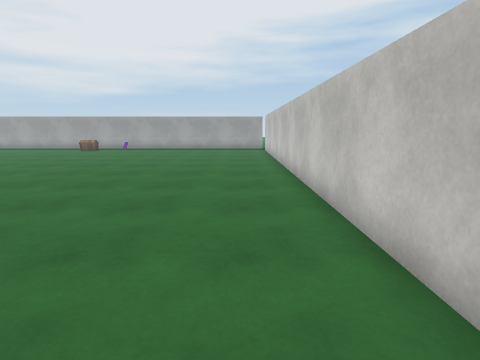
View 1 (above)

16 first-person views from a walk through a Unity game level. The camera is 1.4 m above the floor, tilts 10° down and sees 80° across. The floor is counted in squares, 1 m on a side. Each view is taken from the middle of a square. On the plan, view 1 faces up. The plan holds only what a view shows up to about 14 squares ahead; the rest is blank. The place goes on beyond the plan. The player character is not drawn. Surface patterns are stand-ins for the level's own textures.

View 2
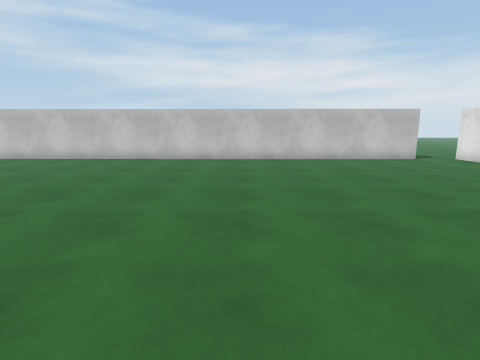

View 3
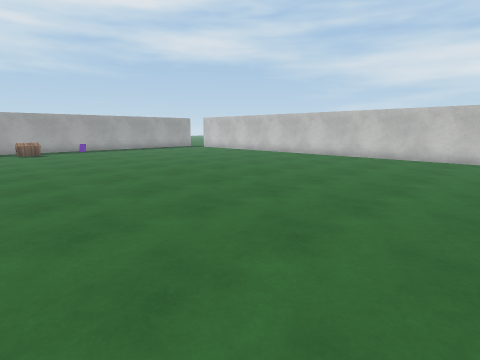

View 4
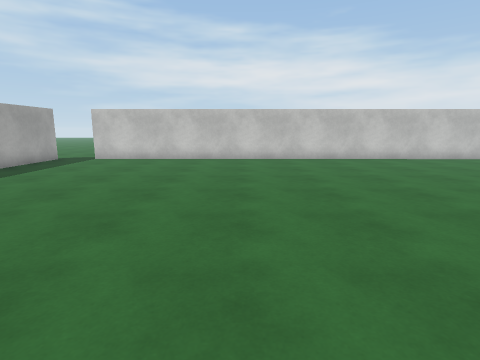

View 5
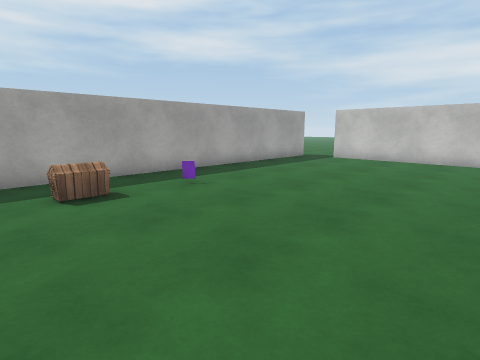

View 6
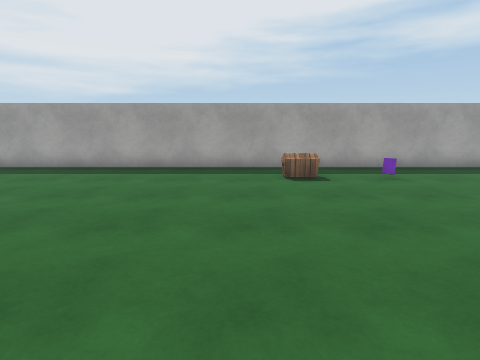

View 7
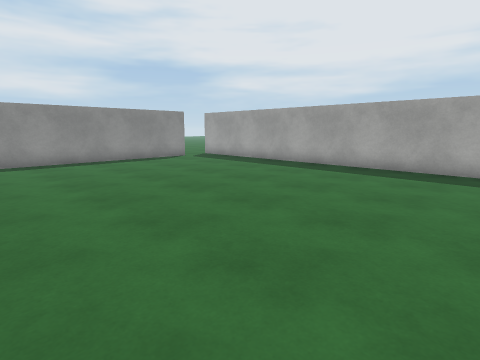

View 8
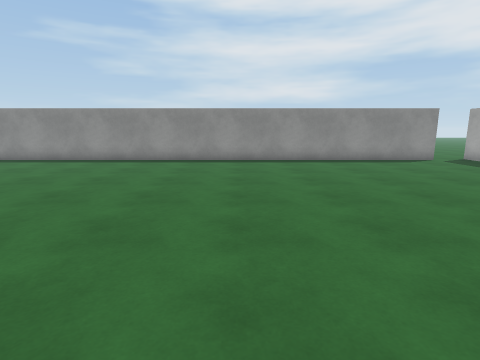

View 9
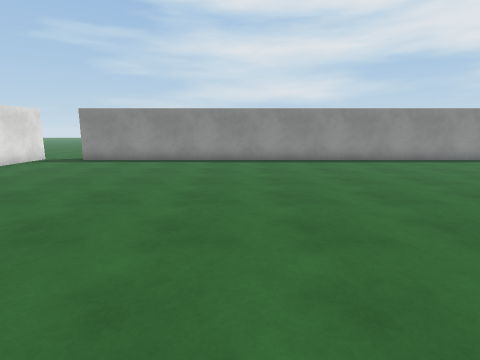

View 10
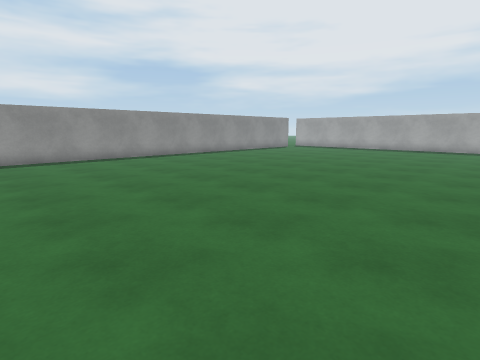

View 11
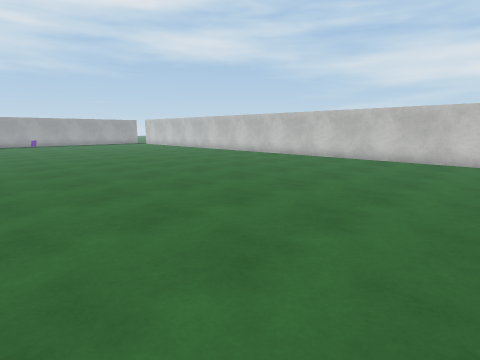

View 12
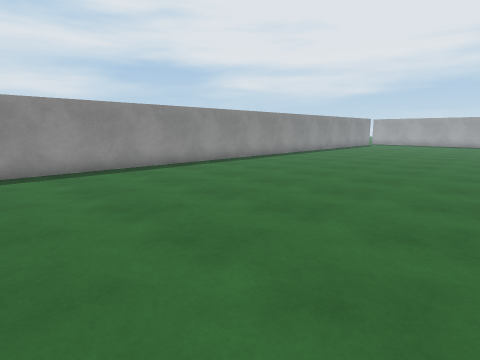

View 13
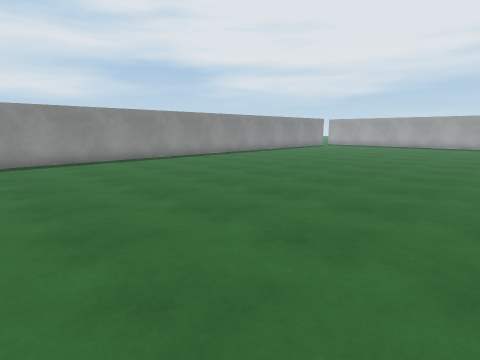

View 14
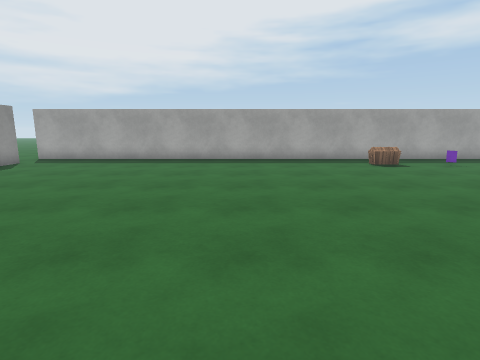

View 15
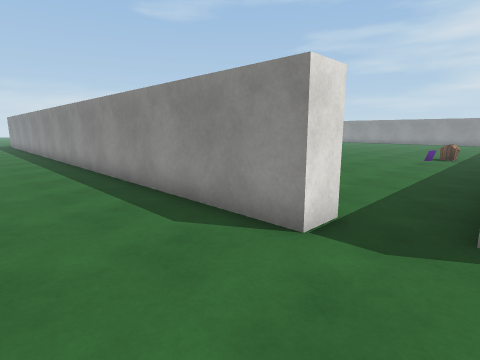

View 16
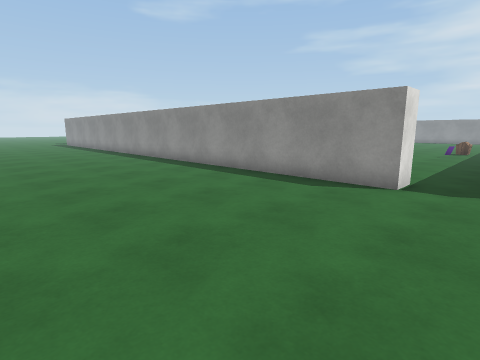

### Floor plan
Points are (right, up) in squares from view 1. A wall is a line through its corners. A room is listed if a view was taken in it or the views show most of it. See-through windows are left out.
Room 1 (views 1, 2, 3, 4, 5, 6, 7, 8, 9, 10, 11, 12, 13, 14)
walls: (-25.3, 20.1) (-25.4, -7.4); (1.7, -7.5) (1.7, 20); (1.8, 21.7) (-24.6, 21.7)
ways out: opening at (2, 21) to room 2; opening at (-25.5, 21)
objects: other object (-11, 19) to (-10, 20)
Room 2 (views 15, 16)
walls: (1.7, 20) (2.7, 20) (2.7, 5.2)
ways out: opening at (2, 21) to room 1

Where each view was taken, in squares from view 1:
view 1: 0 up, 0 right, facing up
view 2: 1 up, 12 left, facing right
view 3: 1 up, 13 left, facing up-right
view 4: 13 up, 12 left, facing right
view 5: 13 up, 12 left, facing up-right
view 6: 11 up, 12 left, facing up
view 7: 11 up, 12 left, facing up-left
view 8: 11 up, 12 left, facing left
view 9: 0 up, 12 left, facing left
view 10: 0 up, 11 left, facing up-left
view 11: 7 down, 12 left, facing up-right
view 12: 7 down, 15 left, facing up-left
view 13: 4 down, 12 left, facing up-left
view 14: 8 up, 16 left, facing up
view 15: 22 up, 6 right, facing down-left
view 16: 22 up, 10 right, facing down-left
